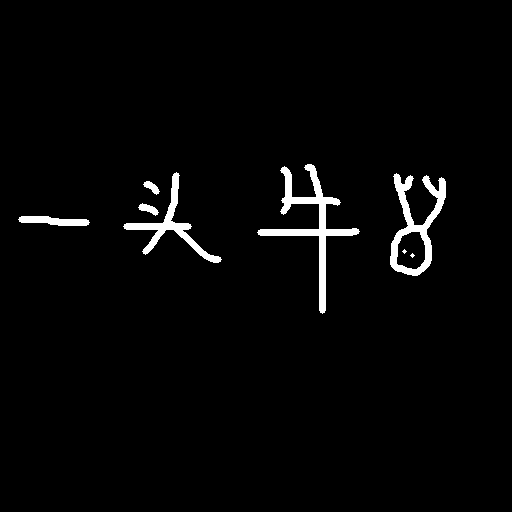
#> input picture 05.通过CFS进行字符分割/src/demo.png, 512 x 512 px
$ jupyter execute SegmentationByCFS.ipynb
#> lines starting #> are read from the running program, lines starting #| are printed output that depends on the picture; after the words box and inside, x2 and y2 are one past the last pixel; in counts of white or black regions, pixels touching at a corner belong together
# CFS字符分割-1Z实验室

## 概要

**CFS** 的全称叫做**Color Filling Segmentation**颜色填充字符分割。

它基于一个淳朴的假设，一个字符就是一个连通域，都是连在一起的。

首先检索到图片中一个非零点，检索顺序， 从上到下， 从左到右。 然后将这个点添加到队列中。借助队列，检索上下左右相邻区域，直至蔓延到整个连通域。当前的连通域就认作是一个字符。
完成后，再继续寻找下一个非零的点。

## 读入图片

[cell 1]
import cv2
import numpy as np
from matplotlib import pyplot  as plt

[cell 2]
img = cv2.imread('demo.png', cv2.IMREAD_GRAYSCALE)
#> img: shape (512, 512); 2.4% white; 8 white regions (2 under 20 px), largest, box (x1, y1, x2, y2) and area: (257, 164, 360, 314) 2361, (390, 173, 446, 276) 1896, (123, 172, 222, 263) 1368, (18, 216, 90, 226) 487, (138, 203, 159, 216) 134, (143, 181, 160, 195) 114
plt.imshow(img, cmap='gray')
plt.show()

## 寻找非零点坐标

利用`visited`矩阵，记录该点是否被遍历过。 从上到下， 从左到右检索到第一个不为0的点，然后返回该点坐标。
如果未检索到，则返回`(-1,-1)`

[cell 3]
def findNextStartPoint(img, visited):
    '''
    检索一个不为0的点
    '''
    PT_VISITED = 255
    # 原来的二值图片 去掉遍历过的点
    targetArea = cv2.bitwise_and(img, cv2.bitwise_not(visited))
    height,width = img.shape

    for y in range(height):
        for x in range(width):
            # 从上到下， 从左到右检索第一个不为0的点的坐标
            if visited[y][x]!= PT_VISITED and img[y][x] != 0:
                return (x,y)
    #不存在白点
    return (-1, -1)

## 检索连通域

`findNextStartPoint`找到起始点， 然后，将这个坐标传入`findConnectedDomain`中， 作为起始检索点。
利用数据结构**队列 Queue**来记录像素点的扩散遍历。 扩张方向为十字形， 上下左右， 如果像素点为非零，而且没有被遍历过，就添加到队列中。
如果队列为空，则标志着当前连通域遍历完成。

[cell 4]
def findConnectedDomain(img, start_pt):
    '''
        从起始点start_pt  (x, y) 找到该点所在的连通域
    '''
    PT_VISITED = 255

    height, width = img.shape
    # 十字型核
    cross_kernel = ((0,1), (1,0), (-1,0), (0,-1))
    # 利用与img同等大小的矩阵记录访问点
    visited = np.zeros_like(img)
    # 初始化检索队列
    queue = [start_pt]

    while len(queue) != 0:
        # 如果队列不为空就一直执行
        # 弹出队首元素
        cur_pt = queue.pop()
        (x,y) = cur_pt

        if visited[y][x] == PT_VISITED:
            # 如果已经访问过就PASS
            continue
        # 标记访问过当前元素
        visited[y][x] = PT_VISITED

        for delta_x,delta_y in cross_kernel:
            # 下一个点的x坐标与y坐标
            next_x = x + delta_x
            next_y = y + delta_y
            if next_x < 0 or next_x >= width or next_y < 0 or next_y >= height:
                # 索引越界判断
                continue
            if visited[next_y][next_x] == PT_VISITED:
                # 已经访问过
                continue
            if img[next_y][next_x] > 0:
                # 将符合条件的邻居添加到队列里
                queue.append((next_x, next_y))

    return visited

## CFS函数

不断寻找一个非0点像素坐标，然后寻找该点所在的整个连通域。
函数返回各个连通域对应的**罩层 Mask**数组。

[cell 5]
def CFS(img):
    '''
    利用cfs算法，寻找各个连通域，并返回连通域的掩模数组
    '''
    digit_masks = []
    visited = np.zeros_like(img)

    while True:
        # 寻找一个非0的起始点
        start_pt = findNextStartPoint(img, visited)
        print('Start From {}'.format(start_pt))
        if start_pt[0] == -1 and start_pt[1] == -1:
            # 如果无有效起始点， 就结束
            break
        # 获取该点所在连通域的掩模
        digit_mask = findConnectedDomain(img, start_pt)
        digit_masks.append(digit_mask)
        # 更新访问矩阵
        cv2.bitwise_or(visited, digit_mask, visited)
#> this loop made 9 passes
#> start_pt on pass 9: (-1, -1)
#| Start From (307, 164)
#| Start From (176, 172)
#| Start From (396, 173)
#| Start From (146, 181)
#| Start From (142, 203)
#| Start From (21, 216)
#| Start From (404, 249)
#| Start From (412, 253)
#> (further printed lines are left out)
#> pass 1, in CFS, `digit_mask = findConnectedDomain(img, start_pt)`:
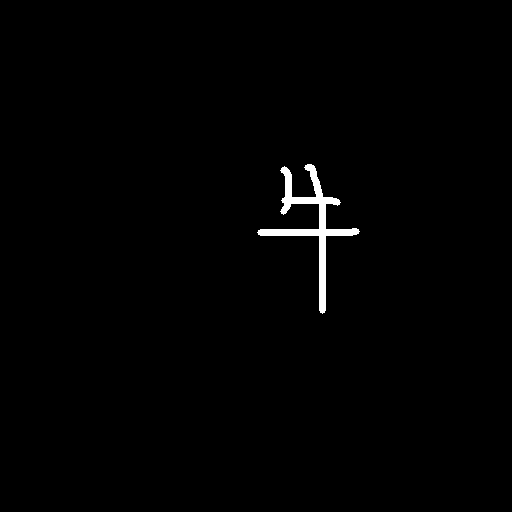
#> digit_mask: shape (512, 512); 0.9% white; 1 white region, box (x1, y1, x2, y2) and area: (257, 164, 360, 314) 2361
#> pass 2, in findNextStartPoint (call 2), `targetArea = cv2.bitwise_and(img, cv2.bitwise_not(visited))`:
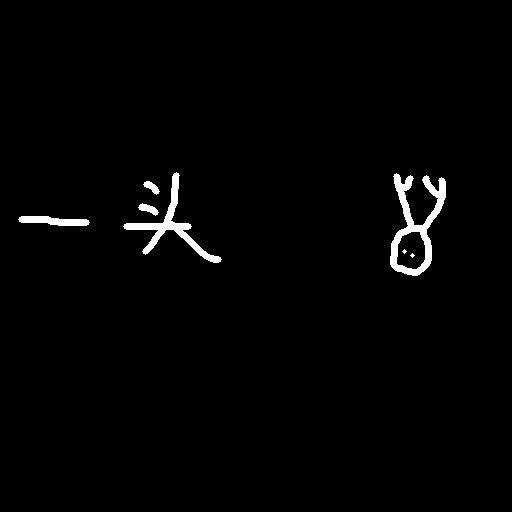
#> targetArea: shape (512, 512); 1.5% white; 7 white regions (2 under 20 px), largest, box (x1, y1, x2, y2) and area: (390, 173, 446, 276) 1896, (123, 172, 222, 263) 1368, (18, 216, 90, 226) 487, (138, 203, 159, 216) 134, (143, 181, 160, 195) 114
#> pass 2, in CFS, `digit_mask = findConnectedDomain(img, start_pt)`:
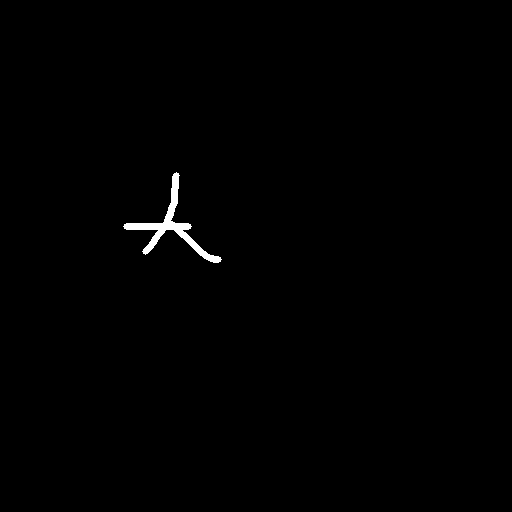
#> digit_mask: shape (512, 512); 0.52% white; 1 white region, box (x1, y1, x2, y2) and area: (123, 172, 222, 263) 1368
#> pass 3, in findNextStartPoint (call 3), `targetArea = cv2.bitwise_and(img, cv2.bitwise_not(visited))`:
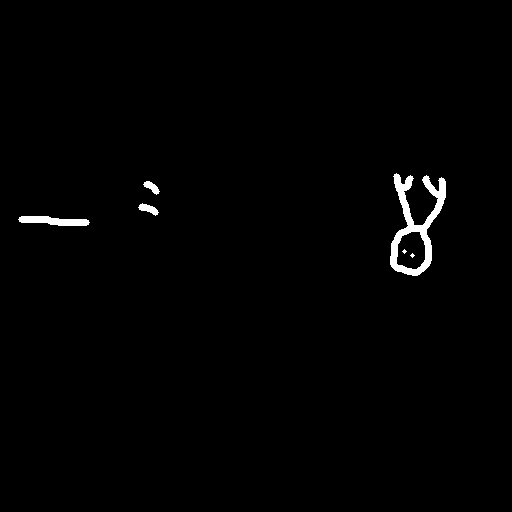
#> targetArea: shape (512, 512); 1% white; 6 white regions (2 under 20 px), largest, box (x1, y1, x2, y2) and area: (390, 173, 446, 276) 1896, (18, 216, 90, 226) 487, (138, 203, 159, 216) 134, (143, 181, 160, 195) 114
#> after the loop, digit_masks = 8 items

    return digit_masks

[cell 6]
digit_masks = CFS(img)
#> digit_masks = 8 items

## 效果展示

创建画布，用不同的颜色填充不同的连通域。

[cell 7]
'''
在一张图片里面 使用不同的色彩对连通域进行绘制
'''
height,width = img.shape
#> height = 512; width = 512
canvas = np.zeros((height, width, 3))

for didx, mask in enumerate(digit_masks):
    digit = np.zeros((height, width, 3))
    color = np.random.randint(0, 255, (3))
    print('color: {}'.format(color))
    digit[:] = color
    digit = cv2.bitwise_or(canvas, digit, mask=mask)
    canvas += digit
#> this loop made 8 passes
#> color on passes 1 to 8: [172, 47, 117], [192, 67, 251], [195, 103, 9], [211, 21, 242], [36, 87, 70], [216, 88, 140], [58, 193, 230], [39, 87, 174]
#| color: [172  47 117]
#| color: [192  67 251]
#| color: [195 103   9]
#| color: [211  21 242]
#| color: [36 87 70]
#| color: [216  88 140]
#| color: [ 58 193 230]
#| color: [ 39  87 174]
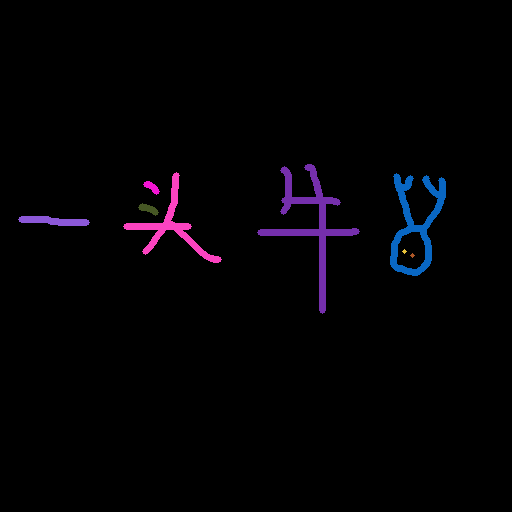
#> canvas: shape (512, 512, 3) float64; mean of channels 0, 1, 2 4.5, 1.7, 2.8; drawn as B, G, R

## 保存图片
cv2.imwrite('cfs_result.png', canvas)
#> Out = True

[cell 8]
img = cv2.imread('cfs_result.png')
plt.imshow(img[:,:,::-1])
plt.show()
